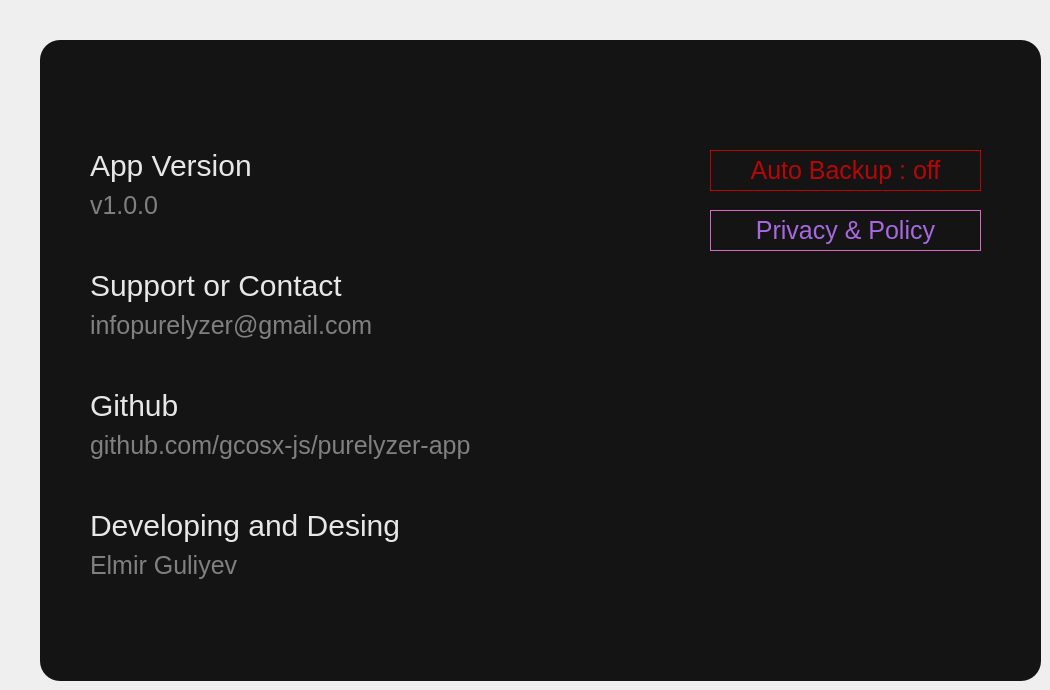
   <widget class="QWidget" name="settings_page">
    <widget class="QLabel" name="label_45">
     <property name="geometry">
      <rect>
       <x>40</x>
       <y>40</y>
       <width>1001</width>
       <height>641</height>
      </rect>
     </property>
     <property name="styleSheet">
      <string notr="true">QLabel{
	border:2px red;
	border-radius:20px;
	background-color:rgba(20,20,20,255);	
}</string>
     </property>
     <property name="text">
      <string/>
     </property>
    </widget>
    <widget class="QLabel" name="label_46">
     <property name="geometry">
      <rect>
       <x>90</x>
       <y>140</y>
       <width>231</width>
       <height>51</height>
      </rect>
     </property>
     <property name="font">
      <font>
       <pointsize>-1</pointsize>
       <weight>50</weight>
       <italic>false</italic>
       <bold>false</bold>
      </font>
     </property>
     <property name="cursor">
      <cursorShape>ArrowCursor</cursorShape>
     </property>
     <property name="toolTip">
      <string extracomment="Elmir"/>
     </property>
     <property name="styleSheet">
      <string notr="true">color:rgba(255,255,255,0.9);
font:30px;
background-color:transparent;</string>
     </property>
     <property name="frameShape">
      <enum>QFrame::NoFrame</enum>
     </property>
     <property name="text">
      <string>App Version</string>
     </property>
     <property name="alignment">
      <set>Qt::AlignLeading|Qt::AlignLeft|Qt::AlignVCenter</set>
     </property>
    </widget>
    <widget class="QLabel" name="app_version_info_label">
     <property name="geometry">
      <rect>
       <x>90</x>
       <y>180</y>
       <width>231</width>
       <height>51</height>
      </rect>
     </property>
     <property name="font">
      <font>
       <pointsize>-1</pointsize>
       <weight>50</weight>
       <italic>false</italic>
       <bold>false</bold>
      </font>
     </property>
     <property name="cursor">
      <cursorShape>ArrowCursor</cursorShape>
     </property>
     <property name="toolTip">
      <string extracomment="Elmir"/>
     </property>
     <property name="styleSheet">
      <string notr="true">color:gray;
font:25px;
background-color:transparent;</string>
     </property>
     <property name="frameShape">
      <enum>QFrame::NoFrame</enum>
     </property>
     <property name="text">
      <string>v1.0.0</string>
     </property>
     <property name="alignment">
      <set>Qt::AlignLeading|Qt::AlignLeft|Qt::AlignVCenter</set>
     </property>
    </widget>
    <widget class="QLabel" name="label_48">
     <property name="geometry">
      <rect>
       <x>90</x>
       <y>260</y>
       <width>271</width>
       <height>51</height>
      </rect>
     </property>
     <property name="font">
      <font>
       <pointsize>-1</pointsize>
       <weight>50</weight>
       <italic>false</italic>
       <bold>false</bold>
      </font>
     </property>
     <property name="cursor">
      <cursorShape>ArrowCursor</cursorShape>
     </property>
     <property name="toolTip">
      <string extracomment="Elmir"/>
     </property>
     <property name="styleSheet">
      <string notr="true">color:rgba(255,255,255,0.9);
font:30px;
background-color:transparent;</string>
     </property>
     <property name="frameShape">
      <enum>QFrame::NoFrame</enum>
     </property>
     <property name="text">
      <string>Support or Contact</string>
     </property>
     <property name="alignment">
      <set>Qt::AlignLeading|Qt::AlignLeft|Qt::AlignVCenter</set>
     </property>
    </widget>
    <widget class="QLabel" name="support_info_label">
     <property name="geometry">
      <rect>
       <x>90</x>
       <y>300</y>
       <width>291</width>
       <height>51</height>
      </rect>
     </property>
     <property name="font">
      <font>
       <pointsize>-1</pointsize>
       <weight>50</weight>
       <italic>false</italic>
       <bold>false</bold>
      </font>
     </property>
     <property name="cursor">
      <cursorShape>ArrowCursor</cursorShape>
     </property>
     <property name="toolTip">
      <string extracomment="Elmir"/>
     </property>
     <property name="styleSheet">
      <string notr="true">color:gray;
font:25px;
background-color:transparent;</string>
     </property>
     <property name="frameShape">
      <enum>QFrame::NoFrame</enum>
     </property>
     <property name="text">
      <string>infopurelyzer@gmail.com</string>
     </property>
     <property name="alignment">
      <set>Qt::AlignLeading|Qt::AlignLeft|Qt::AlignVCenter</set>
     </property>
    </widget>
    <widget class="QLabel" name="github_info_label">
     <property name="geometry">
      <rect>
       <x>90</x>
       <y>420</y>
       <width>391</width>
       <height>51</height>
      </rect>
     </property>
     <property name="font">
      <font>
       <pointsize>-1</pointsize>
       <weight>50</weight>
       <italic>false</italic>
       <bold>false</bold>
      </font>
     </property>
     <property name="cursor">
      <cursorShape>ArrowCursor</cursorShape>
     </property>
     <property name="toolTip">
      <string extracomment="Elmir"/>
     </property>
     <property name="styleSheet">
      <string notr="true">color:gray;
font:25px;
background-color:transparent;</string>
     </property>
     <property name="frameShape">
      <enum>QFrame::NoFrame</enum>
     </property>
     <property name="text">
      <string>github.com/gcosx-js/purelyzer-app</string>
     </property>
     <property name="alignment">
      <set>Qt::AlignLeading|Qt::AlignLeft|Qt::AlignVCenter</set>
     </property>
    </widget>
    <widget class="QLabel" name="label_51">
     <property name="geometry">
      <rect>
       <x>90</x>
       <y>380</y>
       <width>271</width>
       <height>51</height>
      </rect>
     </property>
     <property name="font">
      <font>
       <pointsize>-1</pointsize>
       <weight>50</weight>
       <italic>false</italic>
       <bold>false</bold>
      </font>
     </property>
     <property name="cursor">
      <cursorShape>ArrowCursor</cursorShape>
     </property>
     <property name="toolTip">
      <string extracomment="Elmir"/>
     </property>
     <property name="styleSheet">
      <string notr="true">color:rgba(255,255,255,0.9);
font:30px;
background-color:transparent;</string>
     </property>
     <property name="frameShape">
      <enum>QFrame::NoFrame</enum>
     </property>
     <property name="text">
      <string>Github</string>
     </property>
     <property name="alignment">
      <set>Qt::AlignLeading|Qt::AlignLeft|Qt::AlignVCenter</set>
     </property>
    </widget>
    <widget class="QLabel" name="developer_info_label">
     <property name="geometry">
      <rect>
       <x>90</x>
       <y>540</y>
       <width>391</width>
       <height>51</height>
      </rect>
     </property>
     <property name="font">
      <font>
       <pointsize>-1</pointsize>
       <weight>50</weight>
       <italic>false</italic>
       <bold>false</bold>
      </font>
     </property>
     <property name="cursor">
      <cursorShape>ArrowCursor</cursorShape>
     </property>
     <property name="toolTip">
      <string extracomment="Elmir"/>
     </property>
     <property name="styleSheet">
      <string notr="true">color:gray;
font:25px;
background-color:transparent;</string>
     </property>
     <property name="frameShape">
      <enum>QFrame::NoFrame</enum>
     </property>
     <property name="text">
      <string>Elmir Guliyev</string>
     </property>
     <property name="alignment">
      <set>Qt::AlignLeading|Qt::AlignLeft|Qt::AlignVCenter</set>
     </property>
    </widget>
    <widget class="QLabel" name="label_53">
     <property name="geometry">
      <rect>
       <x>90</x>
       <y>500</y>
       <width>351</width>
       <height>51</height>
      </rect>
     </property>
     <property name="font">
      <font>
       <pointsize>-1</pointsize>
       <weight>50</weight>
       <italic>false</italic>
       <bold>false</bold>
      </font>
     </property>
     <property name="cursor">
      <cursorShape>ArrowCursor</cursorShape>
     </property>
     <property name="toolTip">
      <string extracomment="Elmir"/>
     </property>
     <property name="styleSheet">
      <string notr="true">color:rgba(255,255,255,0.9);
font:30px;
background-color:transparent;</string>
     </property>
     <property name="frameShape">
      <enum>QFrame::NoFrame</enum>
     </property>
     <property name="text">
      <string>Developing and Desing</string>
     </property>
     <property name="alignment">
      <set>Qt::AlignLeading|Qt::AlignLeft|Qt::AlignVCenter</set>
     </property>
    </widget>
    <widget class="QPushButton" name="privacy_policy_btn">
     <property name="geometry">
      <rect>
       <x>710</x>
       <y>210</y>
       <width>271</width>
       <height>41</height>
      </rect>
     </property>
     <property name="cursor">
      <cursorShape>PointingHandCursor</cursorShape>
     </property>
     <property name="styleSheet">
      <string notr="true">QPushButton{
	font:25px;
	color: rgb(167, 104, 224);
	background-color:transparent;
	border:1px solid rgb(216, 106, 195);
}
</string>
     </property>
     <property name="text">
      <string>Privacy &amp;&amp; Policy</string>
     </property>
    </widget>
    <widget class="QPushButton" name="auto_backup_btn">
     <property name="geometry">
      <rect>
       <x>710</x>
       <y>150</y>
       <width>271</width>
       <height>41</height>
      </rect>
     </property>
     <property name="cursor">
      <cursorShape>PointingHandCursor</cursorShape>
     </property>
     <property name="whatsThis">
      <string>&lt;html&gt;&lt;head/&gt;&lt;body&gt;&lt;p&gt;asdasdasd&lt;/p&gt;&lt;/body&gt;&lt;/html&gt;</string>
     </property>
     <property name="styleSheet">
      <string notr="true">QPushButton{
	font:25px;
	color:rgba(255,0,0,0.7);
	border:1px solid rgba(255,0,0,0.7);
}


</string>
     </property>
     <property name="text">
      <string>Auto Backup : off</string>
     </property>
    </widget>
   </widget>
